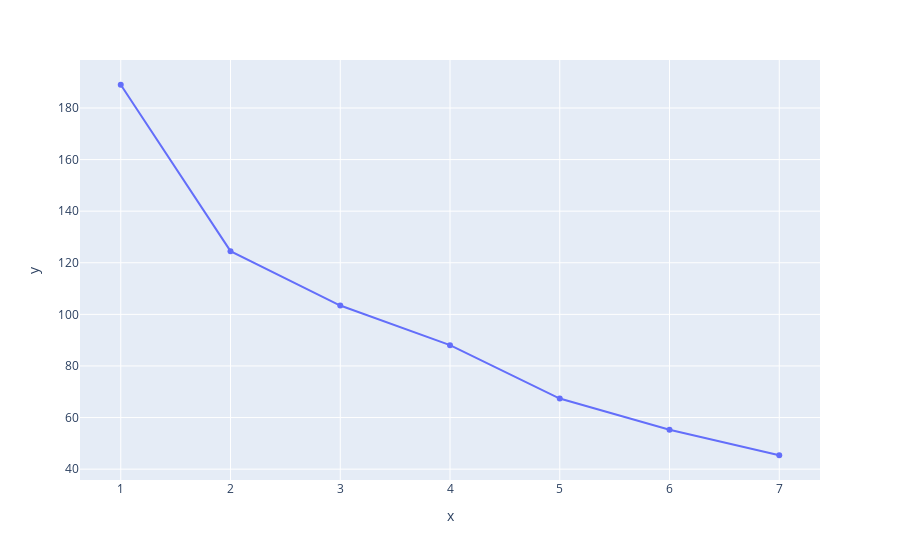

Notebook code cell kept with this figure:
### Code cell
#elbow method visualized using lineplot in plotly
import plotly.express as px
fig = px.line(x= range(1,8),y= wcss, markers =True)
fig.show()

### Figure 1 — Plotly figure (JSON) as saved in the notebook; plotly's stock layout.template omitted (floating-point values rounded to 4 significant figures)
{"data": [{"hovertemplate": "x=%{x}<br>y=%{y}<extra></extra>", "legendgroup": "", "line": {"color": "#636efa", "dash": "solid"}, "marker": {"symbol": "circle"}, "mode": "markers+lines", "name": "", "orientation": "v", "showlegend": false, "type": "scatter", "x": [1, 2, 3, 4, 5, 6, 7], "xaxis": "x", "y": [189, 124.5, 103.4, 88.06, 67.38, 55.31, 45.39], "yaxis": "y"}], "layout": {"autosize": true, "legend": {"tracegroupgap": 0}, "margin": {"t": 60}, "xaxis": {"anchor": "y", "autorange": true, "domain": [0, 1], "range": [0.6369, 7.363], "title": {"text": "x"}, "type": "linear"}, "yaxis": {"anchor": "x", "autorange": true, "domain": [0, 1], "range": [34.27, 200.1], "title": {"text": "y"}, "type": "linear"}}}
